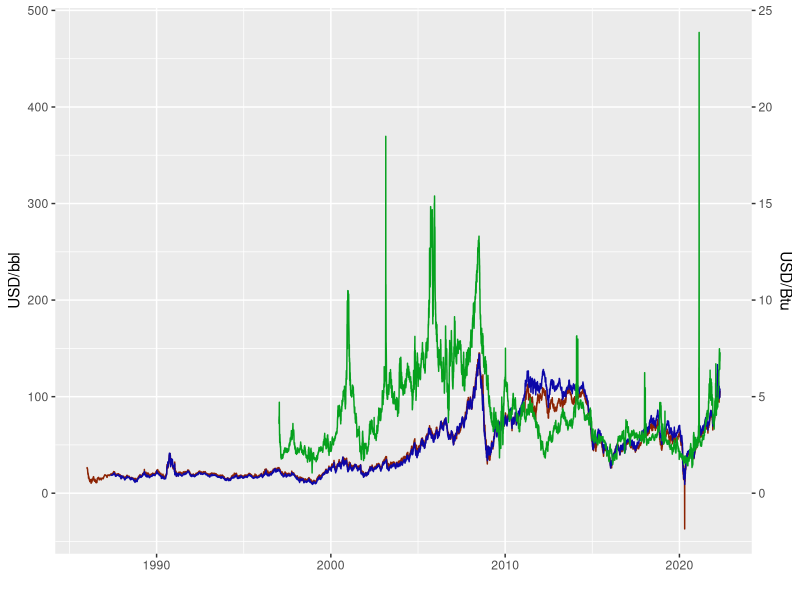

The R source for this figure:
rm(list=ls())

WTI <- read.csv("../data/WTI.csv", header = F)
names(WTI) <- c("date", "USD")
WTI$date <- as.Date(WTI$date, "%m/%d/%Y")

BRENT <- read.csv("../data/BRENT.csv", header = F)
names(BRENT) <- c("date", "USD")
BRENT$date <- as.Date(BRENT$date, "%m/%d/%Y")

HENRY <- read.csv("../data/NG.csv", header = F)
names(HENRY) <- c("date", "USD")
HENRY$date <- as.Date(HENRY$date, "%m/%d/%Y")
plotC <- 20
HENRY$Btu <- HENRY$USD
HENRY$USD <- HENRY$Btu * plotC

library(ggplot2)

p <- ggplot(WTI, aes(x=date, y=USD)) +
  geom_line(data = WTI, color="#8c2303") + 
  geom_line(data = BRENT, color="#0c07a8") +
  geom_line(data = HENRY, color="#06a11e") +
  xlab("") +
  scale_y_continuous(name = "USD/bbl",
    sec.axis = sec_axis(~./plotC, name="USD/Btu"))
show(p)
